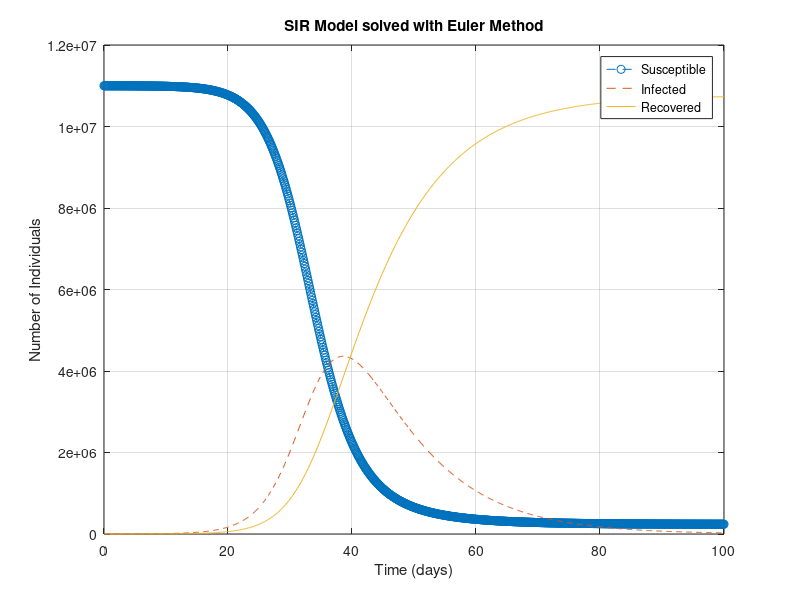

This chart was generated by the following MATLAB code:
%initial values
beta =0.39;
gamma = 0.1;
R0=0;
I0=574;
N=1.1e7;
S0=N - 574;
Tmax =100;
H=0.1;
%Vector Creataion
V= [0:H:Tmax];
Z=length(V);
% null Vector allocation
S=zeros(1,Z);
R=zeros(1,Z);
I=zeros(1,Z);
%indexing
S(1)=S0;
R(1)=R0;
I(1)=I0;
%loop for Ds DI DR
for n = 1:Z-1
    dS = -beta * S(n) * I(n) / N;
    dI = beta * S(n) * I(n) / N - gamma * I(n);
    dR = gamma * I(n);
 %Euler value loop
    S(n+1) = S(n) + dS * H;
    I(n+1) = I(n) + dI * H;
    R(n+1) = R(n) + dR * H;
end
%displat reultss 
disp(I)
disp(S)
disp(R)
%plot
plot(V, S,"o--") ;
hold on;
plot(V, I, "--");
plot(V, R , "-");
grid on;
xlabel('Time (days)');
ylabel('Number of Individuals');
title('SIR Model solved with Euler Method');
legend('Susceptible', 'Infected', 'Recovered');
grid on;
hold off;